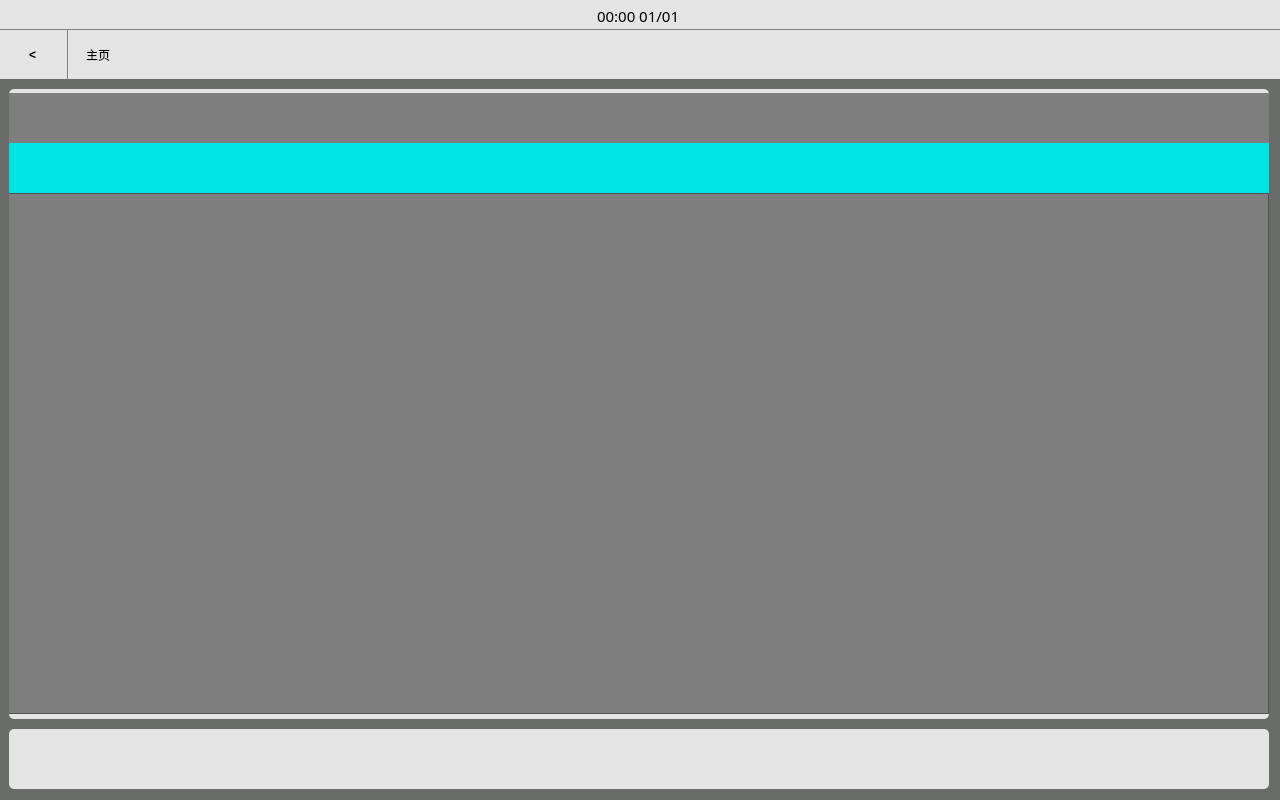
<?xml version="1.0" encoding="UTF-8"?>
<ui version="4.0">
 <class>BalanceSetup</class>
 <widget class="QWidget" name="BalanceSetup">
  <property name="geometry">
   <rect>
    <x>0</x>
    <y>0</y>
    <width>1280</width>
    <height>800</height>
   </rect>
  </property>
  <property name="minimumSize">
   <size>
    <width>1280</width>
    <height>800</height>
   </size>
  </property>
  <property name="maximumSize">
   <size>
    <width>1280</width>
    <height>800</height>
   </size>
  </property>
  <property name="styleSheet">
   <string notr="true"/>
  </property>
  <property name="BalanceSetup" stdset="0">
   <string>Form</string>
  </property>
  <widget class="QWidget" name="verticalLayoutWidget">
   <property name="geometry">
    <rect>
     <x>-1</x>
     <y>-1</y>
     <width>1281</width>
     <height>801</height>
    </rect>
   </property>
   <layout class="QVBoxLayout" name="vbaseLayout" stretch="3,5,72">
    <property name="spacing">
     <number>0</number>
    </property>
    <item>
     <widget class="QFrame" name="base_statebar">
      <property name="styleSheet">
       <string notr="true">QFrame {
                                background-color: rgb(228, 228, 228)
                                }</string>
      </property>
      <property name="frameShape">
       <enum>QFrame::NoFrame</enum>
      </property>
      <property name="frameShadow">
       <enum>QFrame::Plain</enum>
      </property>
      <widget class="QWidget" name="horizontalLayoutWidget">
       <property name="geometry">
        <rect>
         <x>-1</x>
         <y>0</y>
         <width>1281</width>
         <height>33</height>
        </rect>
       </property>
       <layout class="QHBoxLayout" name="hstateLayout">
        <item>
         <widget class="QLabel" name="stateLabel_l">
          <property name="text">
           <string/>
          </property>
         </widget>
        </item>
        <item>
         <spacer name="hstatespace_l">
          <property name="orientation">
           <enum>Qt::Horizontal</enum>
          </property>
          <property name="sizeHint" stdset="0">
           <size>
            <width>40</width>
            <height>20</height>
           </size>
          </property>
         </spacer>
        </item>
        <item>
         <widget class="QLabel" name="stateLabel_datetime">
          <property name="font">
           <font>
            <family>微软雅黑</family>
            <pointsize>11</pointsize>
            <weight>50</weight>
            <bold>false</bold>
           </font>
          </property>
          <property name="text">
           <string>00:00 01/01</string>
          </property>
         </widget>
        </item>
        <item>
         <spacer name="hstatespace_r">
          <property name="orientation">
           <enum>Qt::Horizontal</enum>
          </property>
          <property name="sizeHint" stdset="0">
           <size>
            <width>40</width>
            <height>20</height>
           </size>
          </property>
         </spacer>
        </item>
        <item>
         <widget class="QLabel" name="stateLabel_r">
          <property name="text">
           <string/>
          </property>
         </widget>
        </item>
       </layout>
      </widget>
     </widget>
    </item>
    <item>
     <widget class="QFrame" name="base_navigationbar">
      <property name="styleSheet">
       <string notr="true">QFrame {
                                background-color: rgb(228, 228, 228);
                                border-top: 1px solid gray;
                                }</string>
      </property>
      <widget class="QWidget" name="horizontalLayoutWidget_2">
       <property name="geometry">
        <rect>
         <x>-1</x>
         <y>0</y>
         <width>1281</width>
         <height>52</height>
        </rect>
       </property>
       <layout class="QHBoxLayout" name="hnavigationLayout" stretch="0,121">
        <item>
         <widget class="QPushButton" name="naviBackBtn">
          <property name="minimumSize">
           <size>
            <width>70</width>
            <height>50</height>
           </size>
          </property>
          <property name="styleSheet">
           <string notr="true">QPushButton {
                                                border: none;
                                                background-color: rgb(228, 228, 228);
                                                color: black;
                                                padding: 5px;
                                                font: 18pt &quot;宋体&quot;;
                                                font-weight: bold;
                                                qproperty-alignment: AlignCenter; /* 设置文本居中对齐 */
                                                border-right:1px solid gray
                                                }</string>
          </property>
          <property name="text">
           <string>&lt;</string>
          </property>
         </widget>
        </item>
        <item>
         <widget class="QWidget" name="widget" native="true">
          <widget class="QWidget" name="horizontalLayoutWidget_3">
           <property name="geometry">
            <rect>
             <x>-1</x>
             <y>0</y>
             <width>1211</width>
             <height>52</height>
            </rect>
           </property>
           <layout class="QHBoxLayout" name="horizontalLayout">
            <item>
             <widget class="QPushButton" name="naviBtn_l">
              <property name="minimumSize">
               <size>
                <width>50</width>
                <height>50</height>
               </size>
              </property>
              <property name="sizeIncrement">
               <size>
                <width>0</width>
                <height>0</height>
               </size>
              </property>
              <property name="styleSheet">
               <string notr="true">QPushButton {
                                                                font: 14pt &quot;微软雅黑&quot;;
                                                                border: none;
                                                                background-color: rgb(228, 228,
                                                                228);
                                                                qproperty-alignment: AlignCenter; /*
                                                                设置文本居中对齐 */
                                                                }
                                                            </string>
              </property>
              <property name="text">
               <string>主页</string>
              </property>
             </widget>
            </item>
            <item>
             <widget class="QLabel" name="naviDirectoryBtn">
              <property name="styleSheet">
               <string notr="true">QLabel {
                                                                font: 14pt &quot;微软雅黑&quot;;
                                                                }</string>
              </property>
              <property name="text">
               <string/>
              </property>
             </widget>
            </item>
            <item>
             <spacer name="hNavilSpacer">
              <property name="orientation">
               <enum>Qt::Horizontal</enum>
              </property>
              <property name="sizeHint" stdset="0">
               <size>
                <width>40</width>
                <height>20</height>
               </size>
              </property>
             </spacer>
            </item>
            <item>
             <widget class="QPushButton" name="naviHelpBtn">
              <property name="minimumSize">
               <size>
                <width>50</width>
                <height>50</height>
               </size>
              </property>
              <property name="baseSize">
               <size>
                <width>40</width>
                <height>40</height>
               </size>
              </property>
              <property name="styleSheet">
               <string notr="true">QPushButton {
                                                                border: none;
                                                                background-color: rgb(228, 228,
                                                                228);
                                                                color: black;
                                                                padding: 5px;
                                                                }</string>
              </property>
              <property name="text">
               <string/>
              </property>
              <property name="icon">
               <iconset>
                <normalon>:/base_assets/base_assets/help.png</normalon>
               </iconset>
              </property>
              <property name="iconSize">
               <size>
                <width>40</width>
                <height>40</height>
               </size>
              </property>
             </widget>
            </item>
            <item>
             <widget class="QPushButton" name="naviSettingBtn">
              <property name="minimumSize">
               <size>
                <width>50</width>
                <height>50</height>
               </size>
              </property>
              <property name="styleSheet">
               <string notr="true">QPushButton {
                                                                border: none;
                                                                background-color: rgb(228, 228,
                                                                228);
                                                                color: black;
                                                                padding: 5px;
                                                                }</string>
              </property>
              <property name="text">
               <string/>
              </property>
              <property name="icon">
               <iconset>
                <normalon>:/base_assets/base_assets/setting.png</normalon>
               </iconset>
              </property>
              <property name="iconSize">
               <size>
                <width>40</width>
                <height>40</height>
               </size>
              </property>
             </widget>
            </item>
            <item>
             <widget class="QPushButton" name="naviHamburgerBtn">
              <property name="minimumSize">
               <size>
                <width>50</width>
                <height>50</height>
               </size>
              </property>
              <property name="styleSheet">
               <string notr="true">QPushButton {
                                                                border: none;
                                                                background-color: rgb(228, 228,
                                                                228);
                                                                color: black;
                                                                padding: 5px;
                                                                }</string>
              </property>
              <property name="text">
               <string/>
              </property>
              <property name="icon">
               <iconset>
                <normalon>:/navigation/hamburger/base_assets/hamburger.png</normalon>
               </iconset>
              </property>
              <property name="iconSize">
               <size>
                <width>40</width>
                <height>40</height>
               </size>
              </property>
             </widget>
            </item>
            <item>
             <spacer name="hNavilMarginSpacer">
              <property name="orientation">
               <enum>Qt::Horizontal</enum>
              </property>
              <property name="sizeType">
               <enum>QSizePolicy::Fixed</enum>
              </property>
              <property name="sizeHint" stdset="0">
               <size>
                <width>20</width>
                <height>20</height>
               </size>
              </property>
             </spacer>
            </item>
           </layout>
          </widget>
         </widget>
        </item>
       </layout>
      </widget>
     </widget>
    </item>
    <item>
     <widget class="QWidget" name="base_workspace" native="true">
      <property name="styleSheet">
       <string notr="true">/* background-color: rgb(122, 132, 131); */
                                background-color: rgb(105, 108, 105);</string>
      </property>
      <widget class="QWidget" name="workspaceContainer" native="true">
       <property name="geometry">
        <rect>
         <x>10</x>
         <y>10</y>
         <width>1260</width>
         <height>630</height>
        </rect>
       </property>
       <property name="styleSheet">
        <string notr="true">QWidget#workspaceContainer {
	background-color: rgb(228, 228, 228);
	border-radius: 5px;
}</string>
       </property>
       <widget class="QWidget" name="verticalLayoutWidget_2">
        <property name="geometry">
         <rect>
          <x>-1</x>
          <y>4</y>
          <width>1261</width>
          <height>621</height>
         </rect>
        </property>
        <layout class="QVBoxLayout" name="verticalLayout">
         <property name="spacing">
          <number>0</number>
         </property>
         <item>
          <widget class="QWidget" name="widget_4" native="true">
           <property name="minimumSize">
            <size>
             <width>0</width>
             <height>50</height>
            </size>
           </property>
           <property name="maximumSize">
            <size>
             <width>16777215</width>
             <height>50</height>
            </size>
           </property>
           <property name="styleSheet">
            <string notr="true">QWidget {
	background-color: rgb(127, 127, 127);
}</string>
           </property>
          </widget>
         </item>
         <item>
          <widget class="QWidget" name="widget_5" native="true">
           <property name="minimumSize">
            <size>
             <width>0</width>
             <height>50</height>
            </size>
           </property>
           <property name="maximumSize">
            <size>
             <width>16777215</width>
             <height>50</height>
            </size>
           </property>
           <property name="styleSheet">
            <string notr="true">QWidget {
	background-color: rgb(0, 228, 228);
}</string>
           </property>
          </widget>
         </item>
         <item>
          <widget class="QScrollArea" name="scrollArea">
           <property name="widgetResizable">
            <bool>true</bool>
           </property>
           <widget class="QWidget" name="scrollAreaWidgetContents">
            <property name="geometry">
             <rect>
              <x>0</x>
              <y>0</y>
              <width>1257</width>
              <height>517</height>
             </rect>
            </property>
            <property name="styleSheet">
             <string notr="true">QWidget {
	background-color: rgb(127, 127, 127);
}</string>
            </property>
           </widget>
          </widget>
         </item>
        </layout>
       </widget>
      </widget>
      <widget class="QWidget" name="widget_3" native="true">
       <property name="geometry">
        <rect>
         <x>10</x>
         <y>650</y>
         <width>1260</width>
         <height>60</height>
        </rect>
       </property>
       <property name="styleSheet">
        <string notr="true">QWidget {
	background-color: rgb(228, 228, 228);
	border-radius: 5px;
}</string>
       </property>
      </widget>
     </widget>
    </item>
   </layout>
   <zorder>base_navigationbar</zorder>
   <zorder>base_workspace</zorder>
   <zorder>base_statebar</zorder>
  </widget>
 </widget>
 <resources>
  <include location="../../assets/assets.qrc"/>
 </resources>
 <connections/>
</ui>
